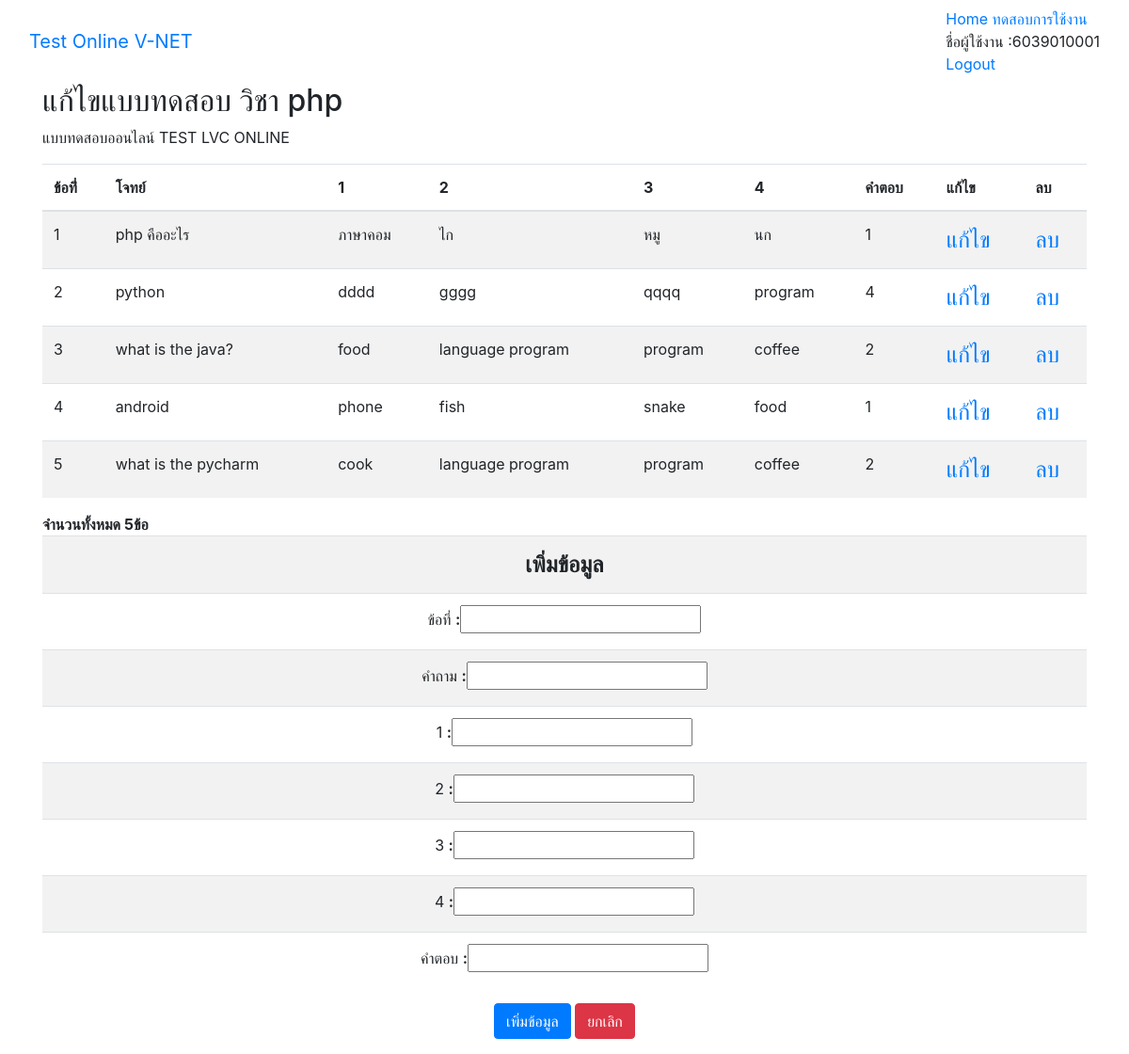
The page /30000/admin/test_update.php (signed in) on the database its author committed.
### tables this page shows
CREATE TABLE `test` (
  `id` int(3) NOT NULL,
  `question` text NOT NULL,
  `choice1` text NOT NULL,
  `choice2` text NOT NULL,
  `choice3` text NOT NULL,
  `choice4` text NOT NULL,
  `answer` int(10) NOT NULL
);

### 30000/admin/test_update.php (the view, shortened to what this page needs)
<?php
$username=$_SESSION[username];
?>
<!DOCTYPE html>
<html lang="en">
<head>
    <link rel="stylesheet" href="../../css/bootstrap.min.css">
</head>
<body>
<nav class="navbar navbar-default">
<div class="container-fluid">
<div class="navbar-header">
            <a class="navbar-brand" href="admin_page.php">Test Online V-NET</a>
</div>
            <ul class="nav navbar-nav">
                <li class="active">
                  <a href="../../subject_test.php" >Home ทดสอบการใช้งาน</a>
                </li>
                <li>
                  <a>ชื่อผู้ใช้งาน :<? echo "$username"; ?></a>
                </li>
                <li>
                  <a href="logout.php">Logout</a>
                </li>
              </ul>
</div>
</nav>
    <div class="container">
  <h2>แก้ไขแบบทดสอบ วิชา php</h2>
  <p>แบบทดสอบออนไลน์ TEST LVC ONLINE</p>
  <table class="table table-striped">
    <thead>
      <tr>
        <th>ข้อที่่</th>
        <th>โจทย์</th>
        <th>1</th>
        <th>2</th>
        <th>3</th>
        <th>4</th>
        <th>คำตอบ</th>
        <th>แก้ไข</th>
        <th>ลบ</th>
      </tr>
    </thead>
    <tbody>
    <?php
    $strSQL = "SELECT * FROM test ORDER BY id ASC";
    $objQuery = mysql_query($strSQL) or die ("Error Query [".$strSQL."]");
            while($objResult = mysql_fetch_array($objQuery))
            {
            ?>
      <tr>
        <td><?php echo $objResult["id"];?></td>
        <td><?php echo $objResult["question"];?></td>
        <td><?php echo $objResult["choice1"];?></td>
        <td><?php echo $objResult["choice2"];?></td>
        <td><?php echo $objResult["choice3"];?></td>
        <td><?php echo $objResult["choice4"];?></td>
        <td><?php echo $objResult["answer"];?></td>
        <td><a href="form_edit.php?id_dis=<?php echo $objResult["id"];?>"target="_self"><font size="5">แก้ไข</font></td>
        <td><a href="delete.php?id_dis=<?php echo $objResult["id"];?>"class="style2" OnClick="return chkdel();"><font size="5">ลบ</font></a></td>
      </tr>
      <?php
        }
        ?>
    </tbody>
  </table>
  <strong>จำนวนทั้งหมด
        <? $sql = mysql_query("SELECT COUNT(*) FROM test");
    $res = mysql_fetch_array($sql);
    $records = $res[0];
 echo $records."ข้อ";?>
      </strong>
<form id="form_insert" name="form_insert" method="post" action="save_insert.php">
      <table class="table table-striped">
      <tr>
        <td colspan="2"><div align="center"><strong><font size="5">เพิ่มข้อมูล</font></strong></div></td>
        </tr>
      <tr>
        <td ><div align="center"><label for="textfield">ข้อที่</label>
          <strong>:</strong><input type="text" name="txtid" id="txtid"  onKeyUp="IsNumeric1(this.value,this)"/>
        </div></td>
      </tr>
      <tr>
        <td ><div align="center"><label for="textfield">คำถาม</label>
          <strong>:</strong><input type="text" name="txtquest" id="txtquest" />
        </div></td>
      </tr>
      <tr>
        <td ><div align="center"><label for="textfield">1</label>
          <strong>:</strong><input type="text" name="txtch1" id="txtch1" />
        </div></td>
      </tr>
      <tr>
        <td ><div align="center"><label for="textfield">2</label>
          <strong>:</strong><input type="text" name="txtch2" id="txtch2" />
        </div></td>
      </tr>
      <tr>
        <td ><div align="center"><label for="textfield">3</label>
          <strong>:</strong><input type="text" name="txtch3" id="txtch3" />
        </div></td>
      </tr>
      <tr>
        <td ><div align="center"><label for="textfield">4</label>
          <strong>:</strong><input type="text" name="txtch4" id="txtch4" />
        </div></td>
      </tr>
      <tr>
        <td ><div align="center"><label for="textfield">คำตอบ</label>
          <strong>:</strong><input type="text" name="txtanswer" id="txtanswer" onKeyUp="IsNumeric1(this.value,this)"/>
        </td>
      </tr>
    </table>
    <p align="center">
    <button type="submit" class="btn btn-primary" id="btn" value="insert"> เพิ่มข้อมูล </button>
    <button type="reset" class="btn btn-danger">ยกเลิก</button>
    </p>
    </form>
</div>
</body>
</html>

### rows shown on the page
test: id "1", question "php คืออะไร", choice1 "ภาษาคอม", choice2 "ไก", choice3 "หมู", choice4 "นก", answer "1"
test: id "2", question "python", choice1 "dddd", choice2 "gggg", choice3 "qqqq", choice4 "program", answer "4"
test: id "3", question "what is the java?", choice1 "food", choice2 "language program", choice3 "program", choice4 "coffee", answer "2"
test: id "4", question "android", choice1 "phone", choice2 "fish", choice3 "snake", choice4 "food", answer "1"
test: id "5", question "what is the pycharm", choice1 "cook", choice2 "language program", choice3 "program", choice4 "coffee", answer "2"

### other values the page prints
$username "6039010001"
$records "5"
